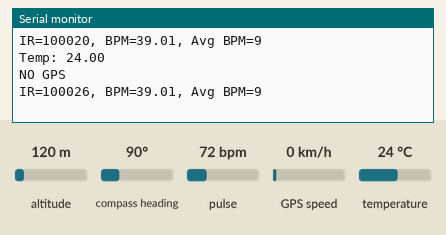
Recording of a sketch running on a simulated ESP32. On the bench: the last lines printed to the serial monitor. Inputs (shaded band) come from the test bench; at power-on: pulse 72 bpm, temperature 24 °C, altitude 120 m, compass heading 90°, GPS speed 0 km/h. WiFi joins after 1.5 s; servers stay silent unless stated; the GPS gets a fix after 3 s at 37.7749, -122.4194 with 8 satellites.

Above: at 2.7 s.
2.8 s: pulse set to 42 bpm
At 3.7 s:
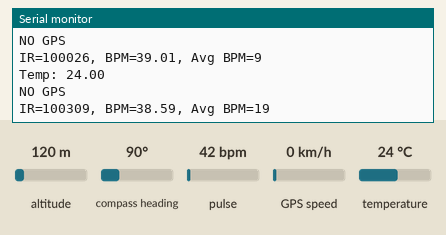
4.3 s: temperature set to 12 °C
At 5.3 s:
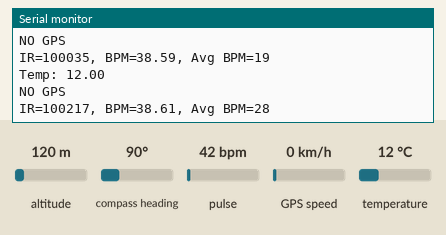
5.8 s: pulse set to 70 bpm
At 6.8 s:
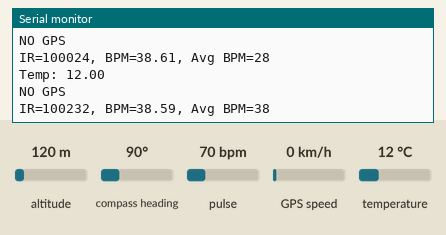
7.3 s: temperature set to 19 °C
At 8.4 s:
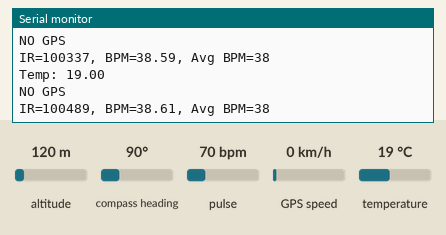
Timing chart, 0 to 9.8 s (numbered marks = the images above; inputs shaded):
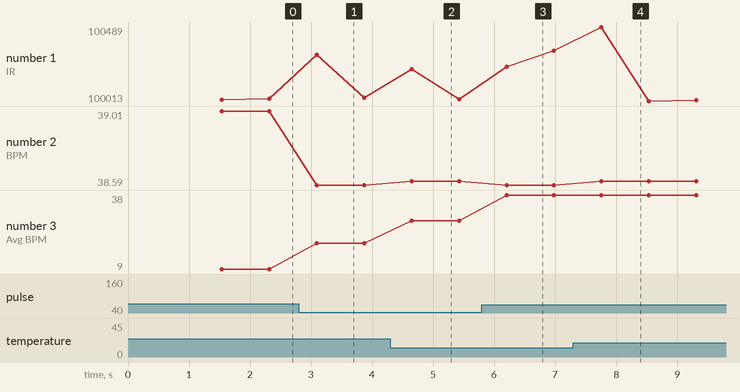

The sketch:

esp32_code.ino
```cpp
#include <WiFi.h>
#include <WebSocketsServer.h>
#include <Wire.h>
#include "MAX30105.h"
#include "heartRate.h"
#include <OneWire.h>
#include <DallasTemperature.h>
#include <TinyGPS++.h>
#include <HardwareSerial.h>

MAX30105 particleSensor;

const byte RATE_SIZE = 4;  //Increase this for more averaging. 4 is good.
byte rates[RATE_SIZE];     //Array of heart rates
byte rateSpot = 0;
long lastBeat = 0;  //Time at which the last beat occurred

float beatsPerMinute = 0;
int beatAvg = 0;
long irValue = 0;
bool irBool = false;
float oxygenLevel = 0;


//TEMP
#define ONE_WIRE_BUS 5  // Change this to the GPIO pin you connected the DS18B20 data pin to
OneWire oneWire(ONE_WIRE_BUS);
DallasTemperature sensors(&oneWire);
float previousTemp;
float tempC;


const char *ssid = "SonHOTSPOT";
const char *pass = "136582003154891975";
WebSocketsServer webSocket = WebSocketsServer(1337);
unsigned long check_wifi_interval = 0;
unsigned long sensor_interval = 0;


float latitude = 0;
float longitude = 0;
TinyGPSPlus gps;
HardwareSerial SerialGPS(1);
float e = 0;


void setup() {
  Serial.begin(115200);
  Serial.println("Initializing...");
  SerialGPS.begin(115200, SERIAL_8N1, 16, 17);
  WiFi.begin(ssid, pass);
  while (WiFi.status() != WL_CONNECTED) {
    WiFi.begin(ssid, pass);
    Serial.println("Esp32  is connecting....");
    delay(500);
  }
  if (WiFi.status() == WL_CONNECTED) {
    Serial.println("Connection established!");
    Serial.print("IP address:\t");
    Serial.println(WiFi.localIP());  // Send the IP address of the ESP32 to the computer
  }
  webSocket.begin();
  webSocket.onEvent(webSocketEvent);
  // Initialize sensor
  if (!particleSensor.begin(Wire, I2C_SPEED_FAST))  //Use default I2C port, 400kHz speed
  {
    Serial.println("MAX30105 was not found. Please check wiring/power. ");
    //while (1);
  }
  Serial.println("Place your index finger on the sensor with steady pressure.");

  particleSensor.setup();                     //Configure sensor with default settings
  particleSensor.setPulseAmplitudeRed(0x0A);  //Turn Red LED to low to indicate sensor is running
  particleSensor.setPulseAmplitudeGreen(0);   //Turn off Green LED


  sensors.begin();
}

void read_max30102() {
  long irValue = particleSensor.getIR();

  if (checkForBeat(irValue) == true) {
    //We sensed a beat!
    long delta = millis() - lastBeat;
    lastBeat = millis();

    beatsPerMinute = 60 / (delta / 1000.0);

    if (beatsPerMinute < 255 && beatsPerMinute > 20) {
      rates[rateSpot++] = (byte)beatsPerMinute;  //Store this reading in the array
      rateSpot %= RATE_SIZE;                     //Wrap variable

      //Take average of readings
      beatAvg = 0;
      for (byte x = 0; x < RATE_SIZE; x++)
        beatAvg += rates[x];
      beatAvg /= RATE_SIZE;
    }
  }

  Serial.print("IR=");
  Serial.print(irValue);
  Serial.print(", BPM=");
  Serial.print(beatsPerMinute);
  Serial.print(", Avg BPM=");
  Serial.print(beatAvg);

  if (irValue < 50000) {
    irBool = false;
    Serial.print(" No finger?, ");
  } else {
    irBool = true;
  }
  Serial.println();
}


void read_ds18b20() {
  sensors.requestTemperatures();
  tempC = sensors.getTempCByIndex(0);
  if (tempC != DEVICE_DISCONNECTED_C) {
    Serial.print("Temp: ");
    Serial.println(tempC);
  } else {
    Serial.println("Error: Unable to read temperature.");
  }
}


void read_neo_6m(){
  if (gps.encode(SerialGPS.read())) {
    if (gps.location.isValid()){
      latitude = gps.location.lat();
      longitude = gps.location.lng();
      Serial.print("Latitude = ");
      Serial.println(latitude);
      Serial.print("Longitude = ");
      Serial.println(longitude);
      delay(50);
    }
  } else {
    Serial.println("NO GPS");
  }
}

void loop() {
  read_max30102();
  delay(1);
  read_ds18b20();
  delay(1);
  read_neo_6m();
  if (millis() - check_wifi_interval > 500) {
    unsigned long startAttemptTime = millis();
    while (WiFi.status() != WL_CONNECTED && millis() - startAttemptTime < 5000) {  // 5 seconds timeout
      WiFi.begin(ssid, pass);
      Serial.println("Esp32  is connecting....");
    }
    check_wifi_interval = millis();
  }
  if (millis() - sensor_interval > 10) {
    /*e = (float)random(-1, 1);
    latitude = (float)random(-20, 20);
    longitude = (float)random(-20, 20);
    beatsPerMinute += e;
    oxygenLevel += e;
    tempC+= e;*/

    webSocket.loop();
    String data = "{ \"heartBeat\": " + String(beatsPerMinute) + ","
                  //                          \"oxygenLevel\": "
                  //+ String(oxygenLevel) + ","
                                          " \"bodyTemperature\": "
                  + String(tempC) + ","
                                    " \"Latitude\":"
                  + String(latitude) + ","
                                       " \"Longitude\":"
                  + String(longitude) + ", "
                                        " \"IR\":"
                  + String(irBool) + " }";

    webSocket.broadcastTXT(data);
    sensor_interval = millis();
  }
}


void webSocketEvent(uint8_t num, WStype_t type, uint8_t *payload, size_t length) {
  switch (type) {
    case WStype_TEXT:
      // Handle text messages from the client
      if (payload[0] == 'p' && payload[1] == 'i' && payload[2] == 'n' && payload[3] == 'g') {
        webSocket.sendTXT(num, "pong");
      }
      break;
    case WStype_DISCONNECTED:
      // Handle client disconnection
      break;
    case WStype_CONNECTED:
      // Handle a new client connection
      break;
  }
}
```

Measured:
- after the input at 2.8 s, the serial monitor: prints a new line after 0.29 s (image 1)
- after the input at 4.3 s, the serial monitor: prints a new line after 0.34 s (image 2)
- after the input at 5.8 s, the serial monitor: prints a new line after 0.40 s (image 3)
- after the input at 7.3 s, the serial monitor: prints a new line after 0.45 s (image 4)
- plotted number 1: 100026 → 100035 after the input at 2.8 s, 100024 → 100337 after the input at 5.8 s
